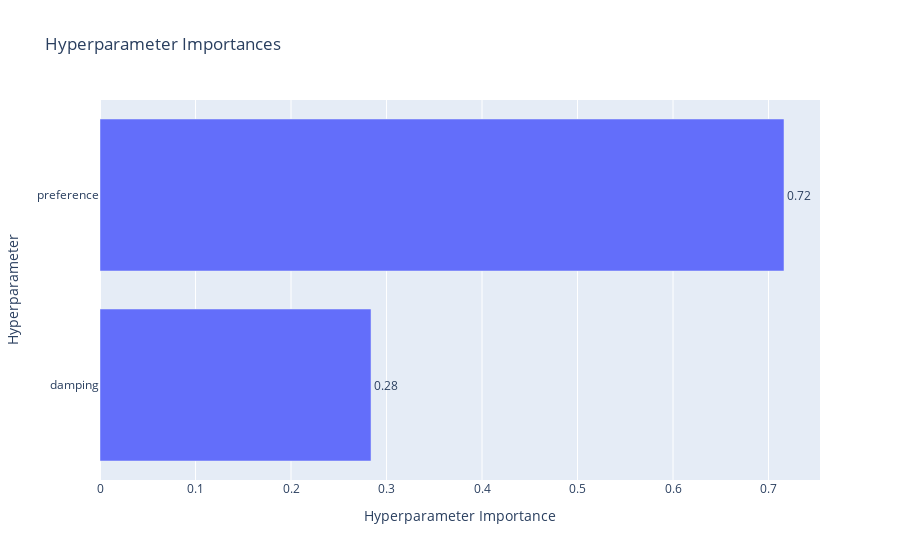

Source (notebook cell):
### Code cell
# Vẽ tầm quan trọng của các tham số
optuna.visualization.plot_param_importances(study).show()

### Figure 1 — Plotly figure (JSON) as saved in the notebook; plotly's stock layout.template omitted (floating-point values rounded to 4 significant figures)
{"data": [{"cliponaxis": false, "hovertemplate": ["damping (CategoricalDistribution): 0.28379214464743957<extra></extra>", "preference (CategoricalDistribution): 0.7162078553525604<extra></extra>"], "name": "Objective Value", "orientation": "h", "text": ["0.28", "0.72"], "textposition": "outside", "type": "bar", "x": [0.2838, 0.7162], "y": ["damping", "preference"]}], "layout": {"title": {"text": "Hyperparameter Importances"}, "xaxis": {"title": {"text": "Hyperparameter Importance"}}, "yaxis": {"title": {"text": "Hyperparameter"}}}}
